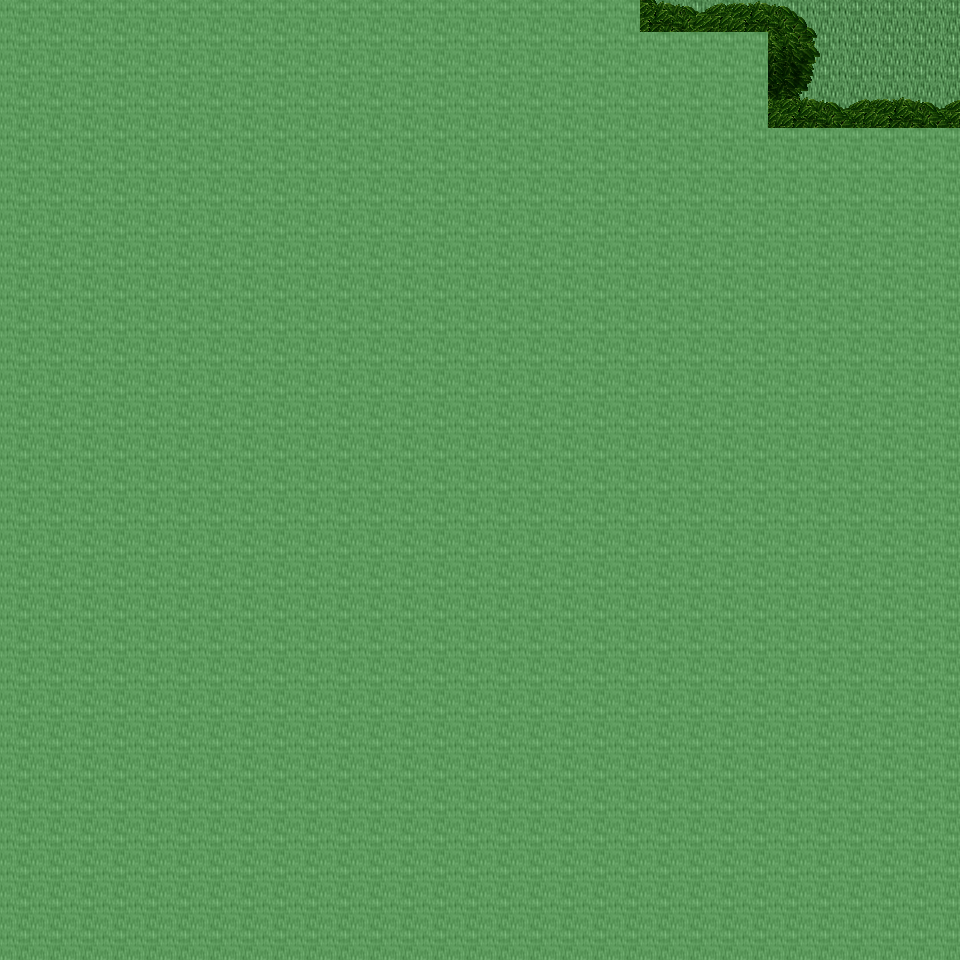

The image is a tile-based game level rendered from a .tmx file. Its description and source (layers, tilesets, objects; grid data summarised) follow:
An orthogonal 30x30 tile map with 32x32 px tiles, 6 tile layers (Ground, Object, Object2, Above, ...), 28 tilesets and 2 objects (2x mapExit).

<map version="1.0" orientation="orthogonal" renderorder="right-down" width="30" height="30" tilewidth="32" tileheight="32" nextobjectid="3">
  <tileset firstgid="1" name="tileset_ground_ground" tilewidth="32" tileheight="32" tilecount="33" columns="3">
    <image source="../drawable/tileset_ground_ground.png" width="96" height="352" />
  </tileset>
  <tileset firstgid="34" name="tileset_plant_grasses" tilewidth="32" tileheight="32" tilecount="6" columns="3">
    <image source="../drawable/tileset_plant_grasses.png" width="96" height="64" />
  </tileset>
  <tileset firstgid="40" name="tileset_plant_flower_daisy_yellow" tilewidth="32" tileheight="32" tilecount="8" columns="2">
    <image source="../drawable/tileset_plant_flower_daisy_yellow.png" width="64" height="128" />
  </tileset>
  <tileset firstgid="48" name="tileset_plant_bush_bushes" tilewidth="32" tileheight="32" tilecount="10" columns="5">
    <image source="../drawable/tileset_plant_bush_bushes.png" width="160" height="64" />
  </tileset>
  <tileset firstgid="58" name="tileset_plant_flower_daisy_white" tilewidth="32" tileheight="32" tilecount="8" columns="2">
    <image source="../drawable/tileset_plant_flower_daisy_white.png" width="64" height="128" />
  </tileset>
  <tileset firstgid="66" name="tileset_plant_tree_tree_darkgreen" tilewidth="32" tileheight="32" tilecount="88" columns="8">
    <image source="../drawable/tileset_plant_tree_tree_darkgreen.png" width="256" height="352" />
  </tileset>
  <tileset firstgid="154" name="tileset_logic_collision" tilewidth="32" tileheight="32" tilecount="1" columns="1">
    <image source="../drawable/tileset_logic_collision.png" width="32" height="32" />
  </tileset>
  <tileset firstgid="155" name="tileset_ground_ground_3" tilewidth="32" tileheight="32" tilecount="5" columns="5">
    <image source="../drawable/tileset_ground_ground_3.png" width="160" height="32" />
  </tileset>
  <tileset firstgid="160" name="tileset_ground_dry_grass" tilewidth="32" tileheight="32" tilecount="54" columns="9">
    <image source="../drawable/tileset_ground_dry_grass.png" width="288" height="192" />
  </tileset>
  <tileset firstgid="214" name="tileset_ground_pothole" tilewidth="32" tileheight="32" tilecount="4" columns="4">
    <image source="../drawable/tileset_ground_pothole.png" width="128" height="32" />
  </tileset>
  <tileset firstgid="218" name="tileset_building_fence_palisade" tilewidth="32" tileheight="32" tilecount="84" columns="6">
    <image source="../drawable/tileset_building_fence_palisade.png" width="192" height="448" />
  </tileset>
  <tileset firstgid="302" name="tileset_ground_dirt_mounds" tilewidth="32" tileheight="32" tilecount="9" columns="3">
    <image source="../drawable/tileset_ground_dirt_mounds.png" width="96" height="96" />
  </tileset>
  <tileset firstgid="311" name="tileset_furniture_table_square_pale" tilewidth="32" tileheight="32" tilecount="1" columns="1">
    <image source="../drawable/tileset_furniture_table_square_pale.png" width="32" height="32" />
  </tileset>
  <tileset firstgid="312" name="tileset_logic_training_dummy" tilewidth="32" tileheight="32" tilecount="2" columns="2">
    <image source="../drawable/tileset_logic_training_dummy.png" width="64" height="32" />
  </tileset>
  <tileset firstgid="314" name="tileset_logic_portal" tilewidth="32" tileheight="32" tilecount="24" columns="8">
    <image source="../drawable/tileset_logic_portal.png" width="256" height="96" />
  </tileset>
  <tileset firstgid="338" name="tileset_furniture_table_stone_desk" tilewidth="32" tileheight="32" tilecount="16" columns="4">
    <image source="../drawable/tileset_furniture_table_stone_desk.png" width="128" height="128" />
  </tileset>
  <tileset firstgid="354" name="tileset_item_armor_weapons_for_walls" tilewidth="32" tileheight="32" tilecount="16" columns="4">
    <image source="../drawable/tileset_item_armor_weapons_for_walls.png" width="128" height="128" />
  </tileset>
  <tileset firstgid="370" name="tileset_item_bullseye" tilewidth="32" tileheight="32" tilecount="1" columns="1">
    <image source="../drawable/tileset_item_bullseye.png" width="32" height="32" />
  </tileset>
  <tileset firstgid="371" name="tileset_item_chest_chest_2" tilewidth="32" tileheight="32" tilecount="6" columns="3">
    <image source="../drawable/tileset_item_chest_chest_2.png" width="96" height="64" />
  </tileset>
  <tileset firstgid="377" name="tileset_item_weapon_hanging_bows" tilewidth="32" tileheight="32" tilecount="6" columns="3">
    <image source="../drawable/tileset_item_weapon_hanging_bows.png" width="96" height="64" />
  </tileset>
  <tileset firstgid="383" name="tileset_item_weapon_box_of_weapons" tilewidth="32" tileheight="32" tilecount="2" columns="1">
    <image source="../drawable/tileset_item_weapon_box_of_weapons.png" width="32" height="64" />
  </tileset>
  <tileset firstgid="385" name="tileset_item_ropes" tilewidth="32" tileheight="32" tilecount="4" columns="2">
    <image source="../drawable/tileset_item_ropes.png" width="64" height="64" />
  </tileset>
  <tileset firstgid="389" name="tileset_logic_protection" tilewidth="32" tileheight="32" tilecount="2" columns="2">
    <image source="../drawable/tileset_logic_protection.png" width="64" height="32" />
  </tileset>
  <tileset firstgid="391" name="tileset_logic_item_sign" tilewidth="32" tileheight="32" tilecount="1" columns="1">
    <image source="../drawable/tileset_logic_item_sign.png" width="32" height="32" />
  </tileset>
  <tileset firstgid="392" name="tileset_building_dojo" tilewidth="32" tileheight="32" tilecount="40" columns="8">
    <image source="../drawable/tileset_building_dojo.png" width="256" height="160" />
  </tileset>
  <tileset firstgid="432" name="tileset_furniture_table_grey_long" tilewidth="32" tileheight="32" tilecount="4" columns="2">
    <image source="../drawable/tileset_furniture_table_grey_long.png" width="64" height="64" />
  </tileset>
  <tileset firstgid="436" name="tileset_item_tools" tilewidth="32" tileheight="32" tilecount="9" columns="3">
    <image source="../drawable/tileset_item_tools.png" width="96" height="96" />
  </tileset>
  <tileset firstgid="445" name="tileset_logic_area" tilewidth="32" tileheight="32" tilecount="2" columns="2">
    <image source="../drawable/tileset_logic_area.png" width="64" height="32" />
  </tileset>
  <layer name="Ground" width="30" height="30">
    <data>[900 cells, 900 non-empty, 2 distinct tile ids]</data>
  </layer>
  <layer name="Object" width="30" height="30">
    <data>[900 cells, 0 non-empty, 0 distinct tile ids]</data>
  </layer>
  <layer name="Object2" width="30" height="30">
    <data>[900 cells, 0 non-empty, 0 distinct tile ids]</data>
  </layer>
  <layer name="Above" width="30" height="30">
    <data>[900 cells, 888 non-empty, 27 distinct tile ids]</data>
  </layer>
  <layer name="Above2" width="30" height="30">
    <data>[900 cells, 2 non-empty, 2 distinct tile ids]</data>
  </layer>
  <layer name="Walkable" width="30" height="30">
    <data>[900 cells, 872 non-empty, 1 distinct tile ids]</data>
  </layer>
  <objectgroup name="MapEvents">
    <object id="1" name="north" type="mapExit" x="640" y="0" width="320" height="32">
      <properties>
        <property name="map" value="level_0_x156_y59" />
        <property name="x" value="20" />
        <property name="y" value="28" />
      </properties>
    </object>
    <object id="2" name="east" type="mapExit" x="928" y="0" width="32" height="128">
      <properties>
        <property name="map" value="level_0_x157_y60" />
        <property name="x" value="1" />
        <property name="y" value="0" />
      </properties>
    </object>
  </objectgroup>
</map>
